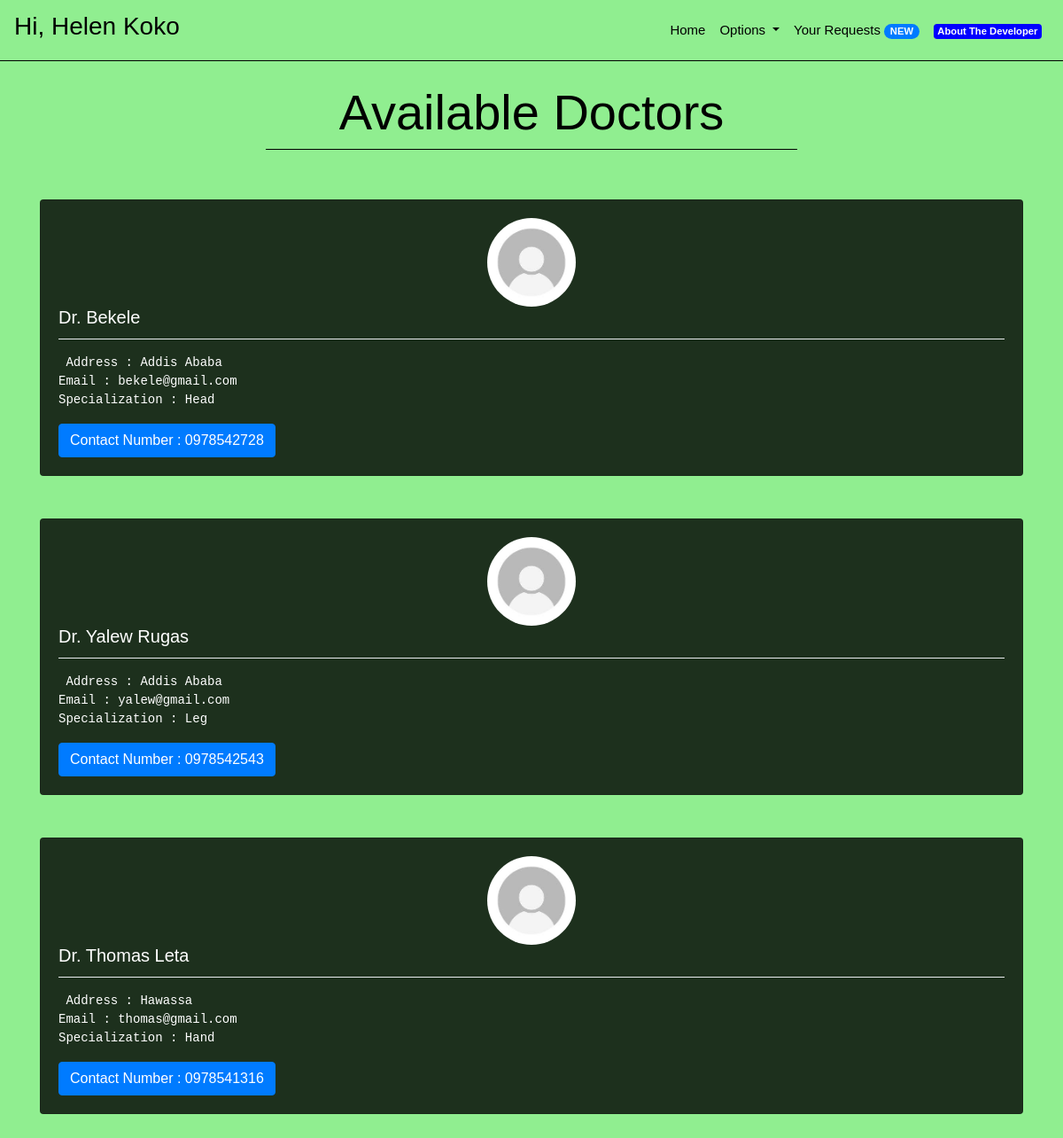
Screenshot of /contact (signed in) with the database file from the repository.
### core/models.py (models this page shows, shortened)
class Doctor(models.Model):
    name = models.CharField(max_length = 30)
    address = models.CharField(max_length = 100)
    contactNumber = models.CharField(unique = True, max_length = 10)
    email = models.EmailField(unique = True, max_length = 255)
    specialization = models.CharField(max_length = 100)
    passwordHash = models.CharField(max_length = 64)
    emailHash = models.CharField(max_length = 64)
    image = models.ImageField(upload_to='profile_images/', default='profile_images/default.jpg')

### core/views.py (the view)
# urls.py: path('contact', views.contact, name = "contact"),
def contact(request):
    context = {
        "doctors" : Doctor.objects.all(),
        "message":"Please Login First."
    }
    if request.session.get('isLoggedIn', False):
        response = render(request,"core/doctors.html",context)
        return responseHeadersModifier(response)
    else:
        response = render(request, "core/doctors.html", context)
        return responseHeadersModifier(response)

### core/views.py (called while the page is built)
def responseHeadersModifier(response):
    response["Cache-Control"] = "no-cache, no-store, must-revalidate"
    response["Pragma"] = "no-cache"
    response["Expires"] = "0"
    return response

### core/templates/core/doctors.html (shortened to what this page needs)
{% extends "core/base.html" %}
{% block bodytag %}
{% load static %}
<body background="{% static 'core/images/back.png' %}" style="background-size: auto auto;">
    {% endblock %}
    {% block body %}
    <br>
    <h1 style="text-align:center;color:black;" class="display-4">
        Available Doctors
    </h1>
    <li class="dropdown-divider" style="margin-left:25%;margin-right:25%;border-color:black"></li>
    <br>
    <br>
    {% if request.session.isLoggedIn %}
    {% for doctor in doctors %}
    <div class="row container" style="margin: 0 auto;">
        <div class="col-sm-12">
            <div class="card" style="background:rgba(0,0,0,0.8);color:white;">
                <div class="card-body">
                    <img class="doctor-image" src="{{ doctor.image.url }}" alt="Doctor Image">
                    <h5 class="card-title">Dr. {{ doctor.name }}</h5>
                    <li class="dropdown-divider"></li>
                    <p class="card-text">
                    <pre style="color:white"> Address : {{ doctor.address }}<br>Email : {{ doctor.email }}<br>Specialization : {{ doctor.specialization }} </pre>
                    </p>
                    <a href="#" class="btn btn-primary">Contact Number : {{ doctor.contactNumber }}</a>
                </div>
            </div>
        </div>
    </div>
    <br>
    <br>
    {% empty %}
    <h1 style="text-align:center;color:white">
        Sorry! No doctors available right now. Please try again later!
    </h1>
    {% endfor %}
    {% else %}
    {% if message %}
    <div style="text-align:center;margin:0 auto;" class="alert alert-warning" role="alert">
        {{ message }}
    </div>
    {% endif %}
    {% endif %}
    {% endblock %}

### core/static/core/css/style.css (style rules this page uses)
body { font-family: 'Nunito', sans-serif; color: #000000; background-color: #fefefe; overflow-x: hidden; }
@media (min-width: 1200px) { .container { max-width: 1170px; } }
.patient-image, .doctor-image { width: 100px; height: 100px; border-radius: 50%; object-fit: cover; display: block; margin: 0 auto; }

### core/static/core/css/aboutstyle.css (style rules this page uses)
* { margin: 0; padding: 0; border: 0; outline: none; }
p { font-size: 15px; line-height: 1.6; font-weight: 500; }
a { font-family: 'Quicksand', sans-serif; font-size: 15px; color: #555555; }
img { max-width: 100%; height: auto; }

### rows the page displays
Doctor: image (placeholder picture), name "Bekele", address "Addis Ababa", email "bekele@gmail.com", specialization "Head", contactNumber "0978542728"
Doctor: image (placeholder picture), name "Yalew Rugas", address "Addis Ababa", email "yalew@gmail.com", specialization "Leg", contactNumber "0978542543"
Doctor: image (placeholder picture), name "Thomas Leta", address "Hawassa", email "thomas@gmail.com", specialization "Hand", contactNumber "0978541316"

### other values shown
{{ request.session.Name }} "Helen Koko"
